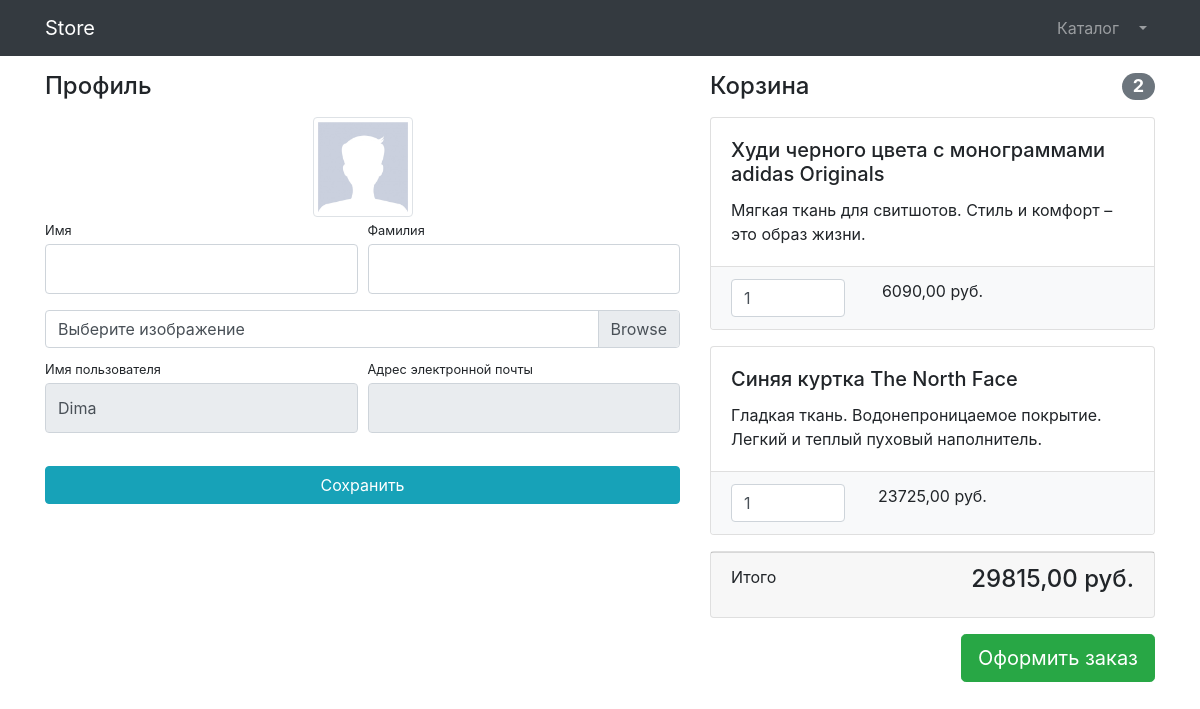
/users/profile/1 (signed in), run on the app's committed database.
### user/models.py (models this page shows)
class User(AbstractUser):
    image = models.ImageField(upload_to='users_images', null=True, blank=True)
    is_verified_email = models.BooleanField(default=False)

### products/models.py (models this page shows, shortened)
class Basket(models.Model):
    user = models.ForeignKey(to=User, on_delete=models.CASCADE)
    products = models.ForeignKey(to=Product, on_delete=models.CASCADE)
    quantity = models.PositiveSmallIntegerField(default=0)
    created_timestamp = models.DateTimeField(auto_now_add=True)
    objects = BasketQuerySet.as_manager()
    class Meta:
        verbose_name = "корзину"
        verbose_name_plural = "Корзина"
    def sum(self):
        return self.products.price * self.quantity

class Product(models.Model):
    name = models.CharField(max_length=256)
    description = models.TextField()
    price = models.DecimalField(max_digits=10, decimal_places=2)
    quantity = models.PositiveIntegerField(default=0)
    image = models.ImageField(upload_to='products_images')
    category = models.ForeignKey(to=ProductCategory, on_delete=models.CASCADE)
    class Meta:
        verbose_name = "продукт"
        verbose_name_plural ="Продукт"

### user/views.py (the view, shortened to what this page needs)
# urls.py: path('profile/<int:pk>',login_required(views.UserProfileView.as_view()), name='profile'),
class UserProfileView(TitleMixin,UpdateView):
    model = User
    form_class = UserProfileForm
    template_name = 'user/profile.html'
    title = 'Store - Редактирование данных пользователя'

### user/forms.py
class UserProfileForm(UserChangeForm):
    first_name = forms.CharField(widget=forms.TextInput(attrs={'class': 'form-control py-4'}))
    last_name = forms.CharField(widget=forms.TextInput(attrs={'class': 'form-control py-4'}))
    image = forms.ImageField(widget=forms.FileInput(attrs={'class': 'custom-file-input'}), required=False)
    username = forms.CharField(widget=forms.TextInput(attrs={'class': 'form-control py-4', 'readonly': True}))
    email = forms.EmailField(widget=forms.TextInput(attrs={'class': 'form-control py-4', 'readonly': True}))
    class Meta:
        model = User()
        fields = ('first_name', 'last_name', 'image', 'username','email')

### common/views.py (called while the page is built)
    def get_context_data(self,**kwargs):
        context = super(TitleMixin, self).get_context_data(**kwargs)
        context['title'] = self.title
        return context

### products/context_processor.py (called while the page is built)
def basket(request):
    user = request.user
    return {"baskets": Basket.objects.filter(user=user) if user.is_authenticated else []}

### products/models.py (called while the page is built)
    def total_sum(self):
        return sum(basket.sum() for basket in self)

    def total_quantity(self):
        return sum(basket.quantity for basket in self)

### user/templates/user/profile.html (shortened to what this page needs)
{% extends 'products/base.html' %}
{% load static %}
{% block css %}
    <link href="{% static 'vendor/css/profile.css' %}" rel="stylesheet">
{% endblock %}
{% block content %}
<div class="container">
    <div class="row">
        <div class="col-lg-7">
            <h4 class="mt-3 mb-3">Профиль</h4>
            <div class="col-lg-12 text-center">
                <img width="100" height="100"
                    src="{% if user.image %} {{ user.image.url }} {% else %} {% static 'vendor\img\users\default_avatar.jpg' %}  {% endif %}"
                    class="img-thumbnail">
            </div>
            <form action="{% url 'user:profile' user.id %}" method="post" enctype="multipart/form-data">
                <div class="form-row">
                    <div class="col-lg-6">
                        <div class="form-group">
                            <label class="small mb-1" for="{{form.first_name.id_for_label }}">Имя</label>
                            {{ form.first_name }}
                        </div>
                    </div>
                    <div class="col-lg-6">
                        <div class="form-group">
                            <label class="small mb-1" for="{{form.last_name.id_for_label }}">Фамилия</label>
                            {{ form.last_name }}
                        </div>
                    </div>
                </div>
                <div class="form-row mb-2">
                    <div class="col-lg-12">
                        <div class="custom-file">
                            <label class="custom-file-label" for="{{form.image.id_for_label }}">Выберите изображение</label>
                        </div>
                    </div>
                </div>
                <div class="form-row">
                    <div class="col-lg-6">
                        <label class="small mb-1" for="{{form.username.id_for_label }}">Имя пользователя</label>
                        {{ form.username }}
                    </div>
                    <div class="col-lg-6">
                        <label class="small mb-1" for="{{form.email.id_for_label }}">Адрес электронной
                            почты</label>
                            {{ form.email }}
                    </div>
                </div>
                <div class="form-row">
                    <div class="col-lg-12" style="margin-top: 33px;">
                        <input class="btn btn-info btn-block" type="submit" value="Сохранить">
                    </div>
                </div>
            </form>
        </div>
       {% include "products/basket.html" %}
    </div>
</div>
{% endblock %}

### products/templates/products/basket.html (shortened to what this page needs)
 {% if baskets %}
    <div class="col-lg-5">
            <h4 class="mt-3 mb-3 d-flex justify-content-between align-items-center mb-3">
                Корзина <span class="badge badge-secondary badge-pill">{{ baskets.total_quantity }}</span>
            </h4>
        {% for basket in baskets %}
             <div class="card mb-3">
                <div class="card-body">
                    <h5 class="card-title">{{ basket.products.name }}</h5>
                    <p class="card-text">{{ basket.products.description }}</p>
                </div>
                <ul class="list-group list-group-flush">
                    <li class="list-group-item bg-light">
                        <div class="row text-center">
                            <div class="col-lg-4">
                                <input name="basketID" type="number" class="form-control"
                                    value="{{ basket.quantity }}" min="0">
                            </div>
                            <div class="col-lg-4">{{ basket.sum }} руб.</div>
                            <div class="col-lg-4">
                            </div>
                        </div>
                    </li>
                </ul>
            </div>
        {% endfor %}
            <div class="card mb-3">
                <div class="card-footer">
                    <p class="float-left">Итого</p>
                    <h4 class="float-right">{{ baskets.total_sum }} руб.</h4>
                </div>
            </div>
            <a class="btn btn-success btn-lg float-right" href="../orders/order-create.html">
                Оформить заказ
            </a>
        </div>
 {% else %}
    <h4 class="card-body text-center">
                Корзина пуста
            </h4>
 {% endif %}

### data on the page
User: username "Dima"
Basket: total_quantity "2", products.name "Худи черного цвета с монограммами adidas Originals", products.description "Мягкая ткань для свитшотов. Стиль и комфорт – это образ жизни.", basketID "1", sum "6090,00", total_sum "29815,00"
Basket: products.name "Синяя куртка The North Face", products.description "Гладкая ткань. Водонепроницаемое покрытие. Легкий и теплый пуховый наполнитель.", basketID "1", sum "23725,00"
